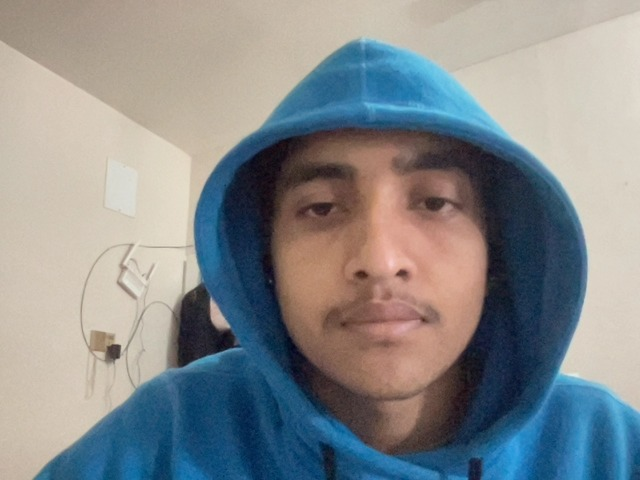
#> input picture backend/temp_image.jpg, 640 x 480 px, given in place of the camera
$ python add_faces.py
#> lines starting #> are read from the running program, lines starting #| are printed output that depends on the picture; after the words box and inside, x2 and y2 are one past the last pixel; in counts of white or black regions, pixels touching at a corner belong together
import cv2
import pickle
import numpy as np
import os
video=cv2.VideoCapture(0)
facedetect=cv2.CascadeClassifier('data/haarcascade_frontalface_default.xml')

faces_data=[]

i=0

name=input("Enter Your Name: ")
#> the answer given: ../backend/temp_image.jpg

while True:
    ret, frame = video.read()
#> frame is the input picture: shape (480, 640, 3); mean B, G, R 140, 138.6, 135.4
    if not ret:
        print("Failed to capture frame")
        break
    gray = cv2.cvtColor(frame, cv2.COLOR_BGR2GRAY)
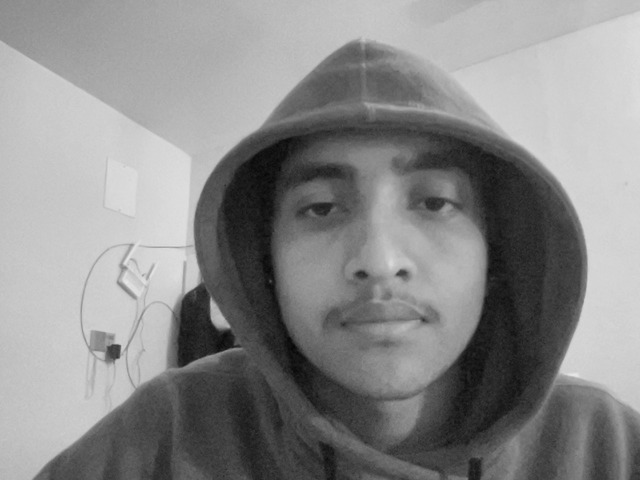
#> gray: shape (480, 640); min 5, max 232, mean 137.8
    faces = facedetect.detectMultiScale(gray, 1.3, 5)
#> faces = [[234, 104, 290, 290]]
    for (x, y, w, h) in faces:
        crop_img = frame[y:y+h, x:x+w, :]
        resized_img = cv2.resize(crop_img, (50, 50))
        if len(faces_data) <= 100 and i % 10 == 0:
            faces_data.append(resized_img)
        i = i + 1
        cv2.putText(frame, str(len(faces_data)), (50, 50), cv2.FONT_HERSHEY_COMPLEX, 1, (50, 50, 255), 1)
        cv2.rectangle(frame, (x, y), (x+w, y+h), (50, 50, 255), 1)
#> this loop made 1 pass
#> (x, y, w, h, i) on pass 1: (234, 104, 290, 290, 1)
#> pass 1, `crop_img = frame[y:y+h, x:x+w, :]`:
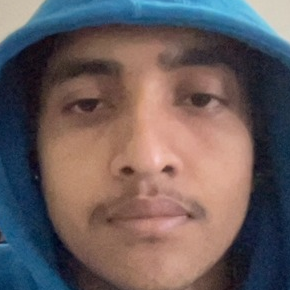
#> crop_img: shape (290, 290, 3); mean B, G, R 93.6, 93.4, 106.5
#> pass 1, `resized_img = cv2.resize(crop_img, (50, 50))`:
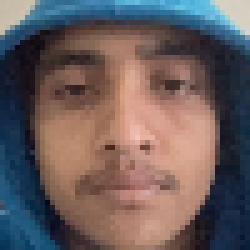
#> resized_img: shape (50, 50, 3) (shown 5 times larger); mean B, G, R 93.5, 93.3, 106.5
#> after the loop:
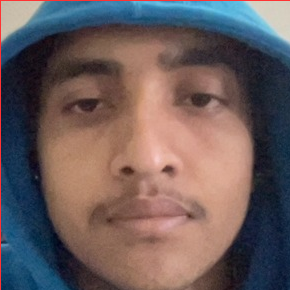
#> crop_img: shape (290, 290, 3); 0.69% of pixels changed, all inside (x1, y1, x2, y2) = (0, 0, 290, 290)
#> after the loop:
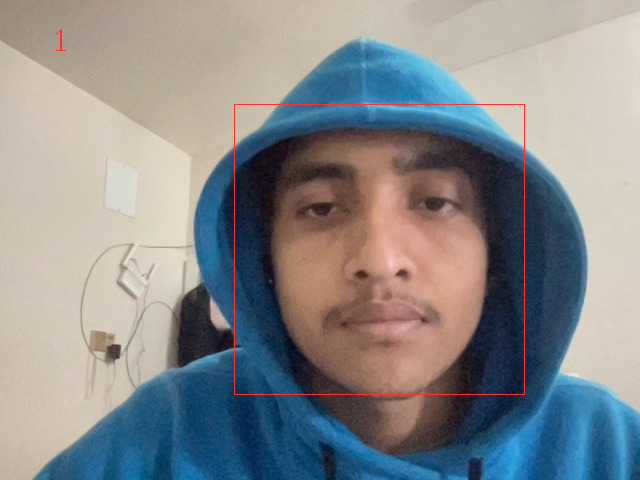
#> frame: shape (480, 640, 3); 0.4% of pixels changed, all inside (x1, y1, x2, y2) = (56, 29, 525, 395)
#> after the loop, faces_data = 1 item; i = 1
    cv2.imshow("Frame", frame)
    k = cv2.waitKey(1)
#> (key q is pressed here)
    if k==ord('q') or len(faces_data)==100:
        break
video.release()
cv2.destroyAllWindows()

faces_data=np.asarray(faces_data)
faces_data=faces_data.reshape(100, -1)
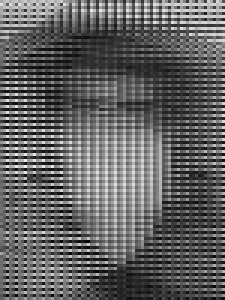
#> faces_data: shape (100, 75) (shown 3 times larger); min 3, max 240, mean 97.8


if 'names.pkl' not in os.listdir('data/'):
    names=[name]*100
    with open('data/names.pkl', 'wb') as f:
        pickle.dump(names, f)
else:
    with open('data/names.pkl', 'rb') as f:
        names=pickle.load(f)
    names=names+[name]*100
    with open('data/names.pkl', 'wb') as f:
        pickle.dump(names, f)

if 'faces.pkl' not in os.listdir('data/'):
    with open('data/faces.pkl', 'wb') as f:
        pickle.dump(faces_data, f)
else:
    with open('data/faces.pkl', 'rb') as f:
        faces=pickle.load(f)
    faces=np.append(faces, faces_data, axis=0)
    with open('data/faces.pkl', 'wb') as f:
        pickle.dump(faces, f)
